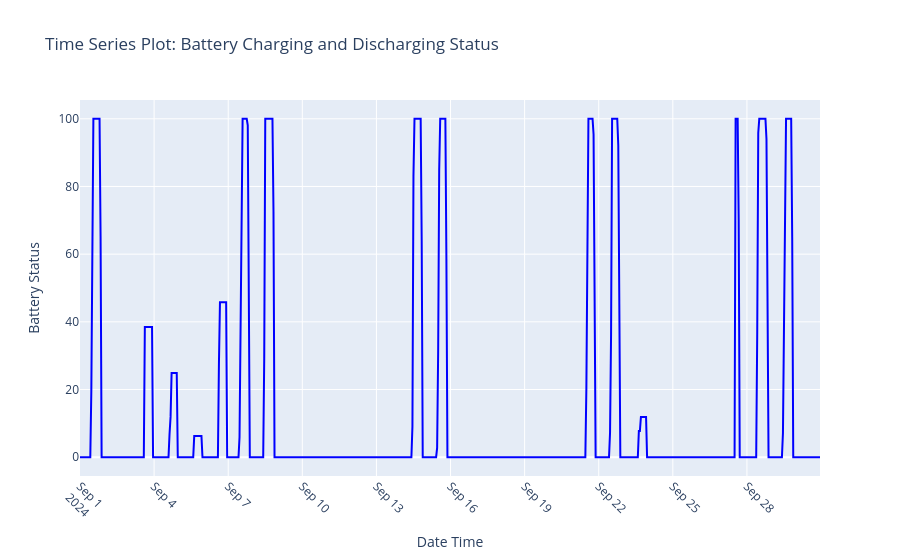

The cell this chart's notebook holds for it:
### Code cell
# Create the figure
fig = go.Figure()

# Add the battery_status time series trace
fig.add_trace(go.Scatter(
    x=df_processed['date_time'], 
    y=df_processed['battery_status'], 
    mode='lines', 
    name='Battery Status', 
    line=dict(color='blue')
))

# Update layout with labels, title, and grid
fig.update_layout(
    title='Time Series Plot: Battery Charging and Discharging Status',
    xaxis_title='Date Time',
    yaxis_title='Battery Status',
    legend_title='Legend',
    template='plotly',
    xaxis=dict(tickangle=45), 
    autosize=True
)

# Show the plot
fig.show()

### Figure 1 — Plotly figure (JSON) as saved in the notebook; plotly's stock layout.template omitted (floating-point values rounded to 4 significant figures; data arrays with more than 128 entries replaced by an {"elided": "..."} marker saying what was removed)
{"data": [{"line": {"color": "blue"}, "mode": "lines", "name": "Battery Status", "type": "scatter", "x": {"elided": "720 str values"}, "y": {"elided": "720 float values"}}], "layout": {"autosize": true, "legend": {"title": {"text": "Legend"}}, "title": {"text": "Time Series Plot: Battery Charging and Discharging Status"}, "xaxis": {"tickangle": 45, "title": {"text": "Date Time"}}, "yaxis": {"title": {"text": "Battery Status"}}}}
